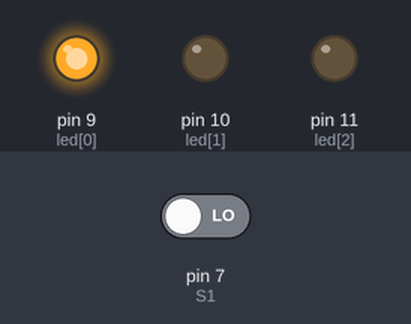
Bench run of a sketch on a simulated Arduino Uno, built with avr-gcc and run on an emulated ATmega328P. Parts: output pins drawn as LEDs (lit = HIGH). The test bench sets the inputs (shaded band); at power-on: pin 7 (S1) LOW.

Above: at 1.4 s.
1.5 s: pin 7 (S1) driven HIGH
At 2.2 s:
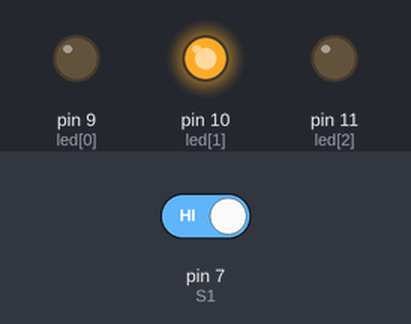
At 4.3 s:
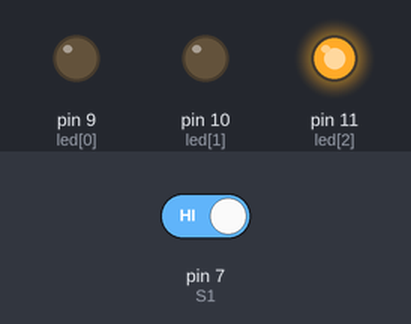
4.5 s: pin 7 (S1) driven LOW
At 6.85 s:
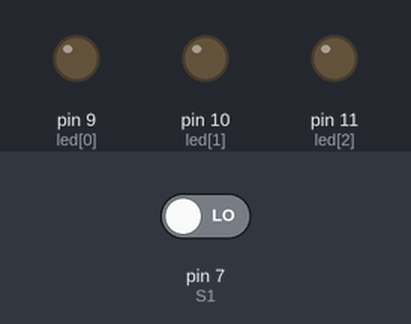
Timing chart, 0 to 8.4 s (numbered marks = the images above; inputs shaded):
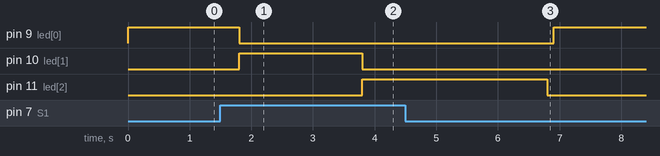

Measured:
- after the input at 1.5 s, pin 9 (led[0]): HIGH → LOW after 0.30 s; pin 10 (led[1]): LOW → HIGH after 0.30 s, → LOW 2.0 s later; pin 11 (led[2]): LOW → HIGH after 2.3 s
- after the input at 4.5 s, pin 9 (led[0]): goes on until 6.9 s, then stays HIGH; pin 10 (led[1]): stays LOW (without the input it goes to HIGH after 2.7 s); pin 11 (led[2]): goes on until 6.8 s, then stays LOW

The sketch:

sinaleiro06.ino.ino
```cpp
//definindo o led
int i;
int led[4] = {9, 10, 11};  //o 9 é verde, o 10 amarelo e 11 vermelho
int S1 = 7;


void setup() {
  for(int i=0; i<3; i++){
    pinMode(led[i], OUTPUT);
  }
  pinMode(S1, INPUT); //coloca botão como entrada - esta ligado ao negativo
}

void loop() {
    int liga = digitalRead(S1);

    digitalWrite (led[0], HIGH); //liga o verde
    digitalWrite (led[1], LOW);
    digitalWrite (led[2], LOW);
    delay (300);  //espera 0,2 segundo (200 milissegundos)

    if(liga == 1){
      digitalWrite (led[0], LOW); //desliga o verde
      digitalWrite (led[1], HIGH); //liga o amarelo
      delay (2000);  //espera
      digitalWrite (led[1], LOW); //desliga o amarelo
      digitalWrite (led[2], HIGH); //liga o vermelho
      delay (3000);  //espera
      digitalWrite (led[2], LOW); //desliga o vermelho
      delay (100);  //espera
    }
  }
```
